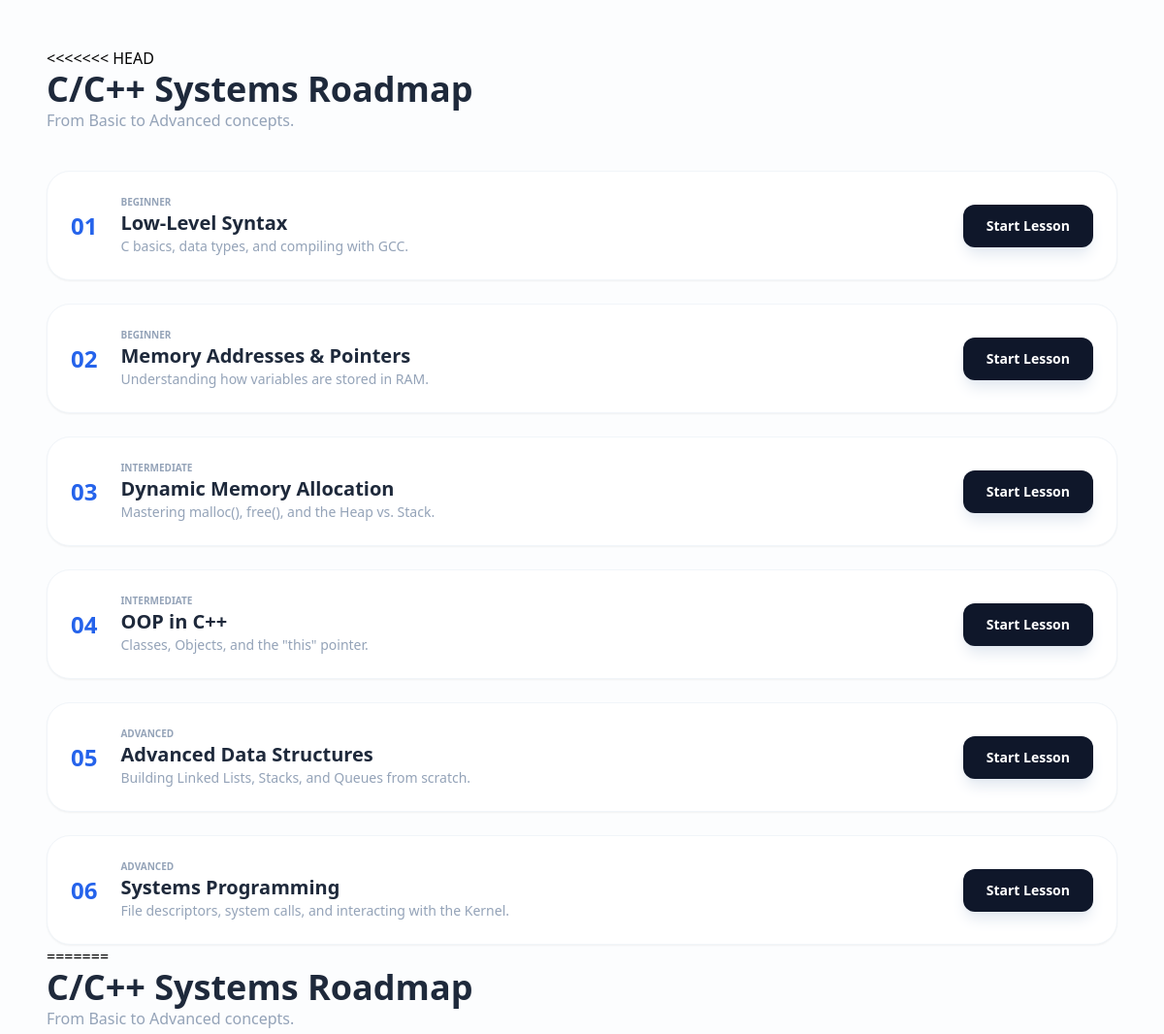
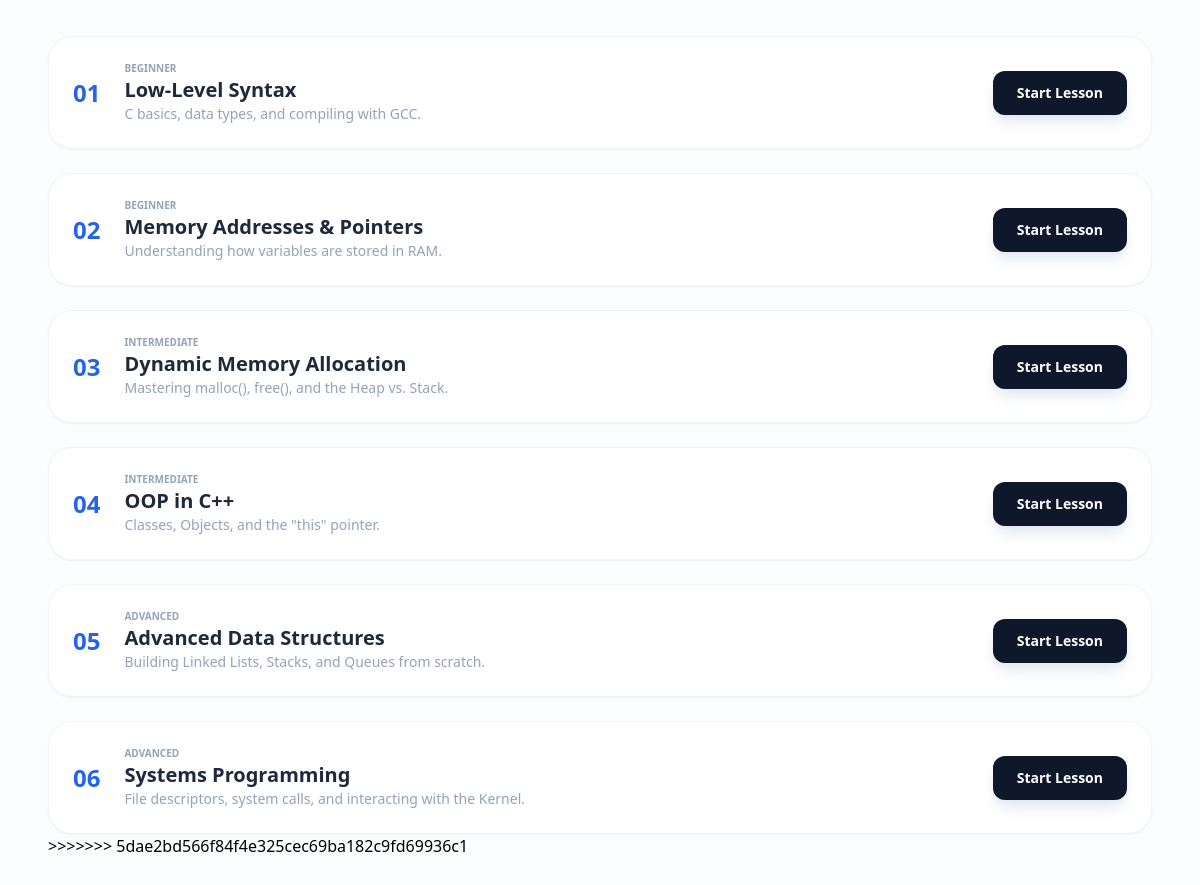
The page /course-details.php?id=5 on the database its author committed (2 pictures, top to bottom).
### tables this page shows
CREATE TABLE `courses` (
  `id` int(11) NOT NULL,
  `title` varchar(255) NOT NULL,
  `description` text,
  `icon` varchar(50) DEFAULT NULL,
  `color` varchar(20) DEFAULT NULL,
  `level` varchar(20) DEFAULT NULL
);

CREATE TABLE `course_modules` (
  `id` int(11) NOT NULL,
  `course_id` int(11) DEFAULT NULL,
  `level_name` varchar(50) DEFAULT NULL,
  `topic_title` varchar(255) DEFAULT NULL,
  `topic_description` text,
  `order_num` int(11) DEFAULT NULL
);

### course-details.php (the view, shortened to what this page needs)
<?php
require_once("database/db.php");
$id = $_GET['id'];
$course = $conn->query("SELECT * FROM courses WHERE id = $id")->fetch_assoc();
$modules = $conn->query("SELECT * FROM course_modules WHERE course_id = $id ORDER BY order_num ASC");
?>
<!DOCTYPE html>
<html lang="en">
<head>
    <script src="https://cdn.tailwindcss.com"></script>
</head>
<body class="bg-[#fcfdfe] p-12">
    <h1 class="text-4xl font-black text-slate-800"><?php echo $course['title']; ?> Roadmap</h1>
    <p class="text-slate-400 mb-10">From Basic to Advanced concepts.</p>
    <div class="space-y-6">
    <?php while($m = $modules->fetch_assoc()): ?>
    <div class="bg-white p-6 rounded-3xl border border-slate-100 shadow-sm flex items-center justify-between gap-6 hover:border-blue-400 transition-all">
        <div class="flex items-center gap-6">
            <div class="text-2xl font-black text-blue-600">0<?php echo $m['order_num']; ?></div>
            <div>
                <span class="text-[10px] font-bold text-slate-400 uppercase"><?php echo $m['level_name']; ?></span>
                <h3 class="text-xl font-bold text-slate-800"><?php echo $m['topic_title']; ?></h3>
                <p class="text-slate-400 text-sm"><?php echo $m['topic_description']; ?></p>
            </div>
        </div>
        <a href="lesson.php?module_id=<?php echo $m['id']; ?>"
           class="bg-slate-900 text-white px-6 py-3 rounded-xl font-bold text-sm hover:bg-blue-600 transition shadow-lg shadow-slate-200">
           Start Lesson
        </a>
    </div>
    <?php endwhile; ?>
</div>
</body>
<?php
require_once("database/db.php");
$id = $_GET['id'];
$course = $conn->query("SELECT * FROM courses WHERE id = $id")->fetch_assoc();
$modules = $conn->query("SELECT * FROM course_modules WHERE course_id = $id ORDER BY order_num ASC");
?>
<!DOCTYPE html>
<html lang="en">
<head>
    <script src="https://cdn.tailwindcss.com"></script>
</head>
<body class="bg-[#fcfdfe] p-12">
    <h1 class="text-4xl font-black text-slate-800"><?php echo $course['title']; ?> Roadmap</h1>
    <p class="text-slate-400 mb-10">From Basic to Advanced concepts.</p>
    <div class="space-y-6">
    <?php while($m = $modules->fetch_assoc()): ?>
    <div class="bg-white p-6 rounded-3xl border border-slate-100 shadow-sm flex items-center justify-between gap-6 hover:border-blue-400 transition-all">
        <div class="flex items-center gap-6">
            <div class="text-2xl font-black text-blue-600">0<?php echo $m['order_num']; ?></div>
            <div>
                <span class="text-[10px] font-bold text-slate-400 uppercase"><?php echo $m['level_name']; ?></span>
                <h3 class="text-xl font-bold text-slate-800"><?php echo $m['topic_title']; ?></h3>
                <p class="text-slate-400 text-sm"><?php echo $m['topic_description']; ?></p>
            </div>
        </div>
        <a href="lesson.php?module_id=<?php echo $m['id']; ?>"
           class="bg-slate-900 text-white px-6 py-3 rounded-xl font-bold text-sm hover:bg-blue-600 transition shadow-lg shadow-slate-200">
           Start Lesson
        </a>
    </div>
    <?php endwhile; ?>
</div>
</body>
</html>

### rows shown on the page
courses: title "C/C++ Systems"
course_modules: order_num "1", level_name "BEGINNER", topic_title "Low-Level Syntax", topic_description "C basics, data types, and compiling with GCC."
course_modules: order_num "2", level_name "BEGINNER", topic_title "Memory Addresses & Pointers", topic_description "Understanding how variables are stored in RAM."
course_modules: order_num "3", level_name "INTERMEDIATE", topic_title "Dynamic Memory Allocation", topic_description "Mastering malloc(), free(), and the Heap vs. Stack."
course_modules: order_num "4", level_name "INTERMEDIATE", topic_title "OOP in C++", topic_description "Classes, Objects, and the \"this\" pointer."
course_modules: order_num "5", level_name "ADVANCED", topic_title "Advanced Data Structures", topic_description "Building Linked Lists, Stacks, and Queues from scratch."
course_modules: order_num "6", level_name "ADVANCED", topic_title "Systems Programming", topic_description "File descriptors, system calls, and interacting with the Kernel."
